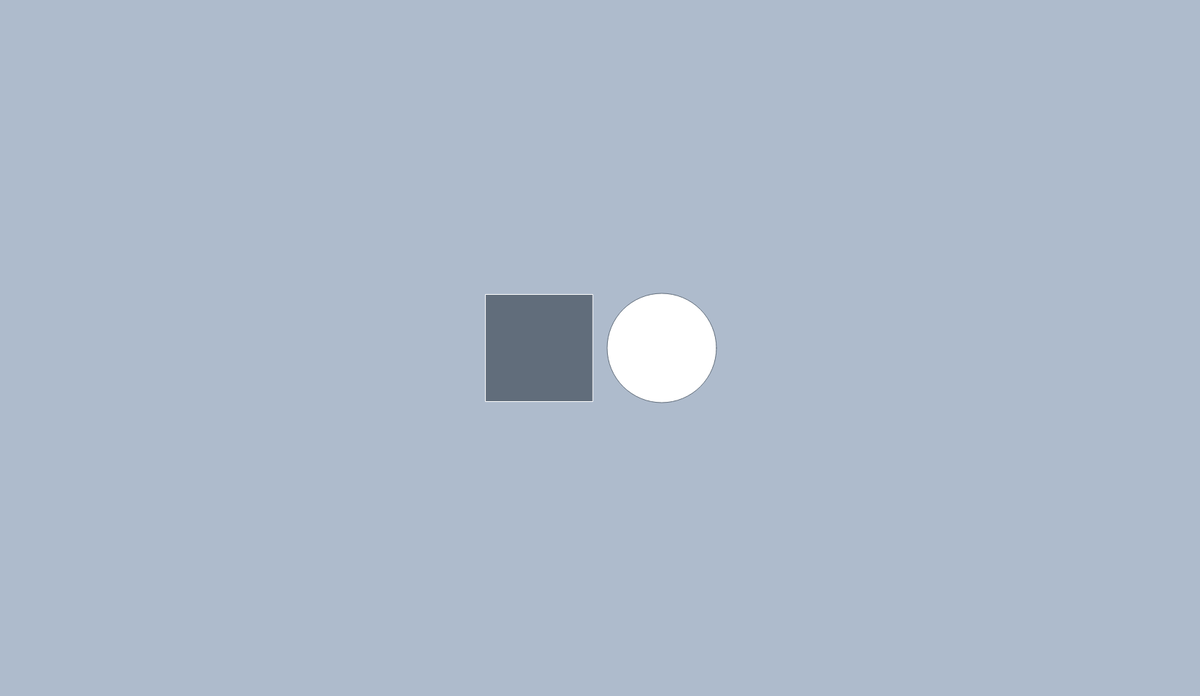
Frame 1 (no input)
Frame 60 (no input): identical to frame 1, image omitted
Frame 120 (the mouse pressed at the canvas centre since frame 60): identical to frame 1, image omitted

The p5.js sketch that drew this single still picture (run headless with seeded random() and noise() and a simulated clock; from frame 60 on, the mouse is pressed at the canvas centre):

// p5.js sketch
// ── sketch.js
/*
 * @name Rollover
 * @description Roll over the colored squares in the center of the image to change the color of the outside rectangle.
 * <br><br><span class="small"><em>This example is ported from the <a href="https://processing.org/examples/rollover.html"> Rollover example</a>
 * on the Processing website</em></span>
 */
let squareX, squareY;  // Position of square button
let circleX, circleY;  // Position of circle button
let squareSize = 150;   // Width/height of square
let circleSize = 153;   // Diameter of circle

let squareColor;
let circleColor;
let baseColor;

let squareOver = false;
let circleOver = false;

function setup() {
  createCanvas(1680, 975);
  squareColor = color(97,109,123);
  circleColor = color(255,255,255);
  baseColor = color(174, 187, 204);
  circleX = width/2+circleSize/2+10;
  circleY = height/2;
  squareX = width/2-squareSize-10;
  squareY = height/2-squareSize/2;
}

function draw() {
  update(mouseX, mouseY);

  noStroke();
  if (squareOver) {
    background(squareColor);
  } else if (circleOver) {
    background(circleColor);
  } else {
    background(baseColor);
  }

  stroke(255,255,255);
  fill(squareColor);
  square(squareX, squareY, squareSize);
  stroke(97,109,123);
  fill(circleColor);
  circle(circleX, circleY, circleSize);
}

function update(x, y) {
  if( overCircle(circleX, circleY, circleSize) ) {
    circleOver = true;
    squareOver = false;
  } else if ( overSquare(squareX, squareY, squareSize) ) {
    squareOver = true;
    circleOver = false;
  } else {
    circleOver = squareOver = false;
  }
}

function overSquare(x, y, size) {
  if (mouseX >= x && mouseX <= x+size && 
      mouseY >= y && mouseY <= y+size) {
    return true;
  } else {
    return false;
  }
}

function overCircle(x, y, diameter) {
  const disX = x - mouseX;
  const disY = y - mouseY;
  if(sqrt(sq(disX) + sq(disY)) < diameter/2 ) {
    return true;
  } else {
    return false;
  }
}
